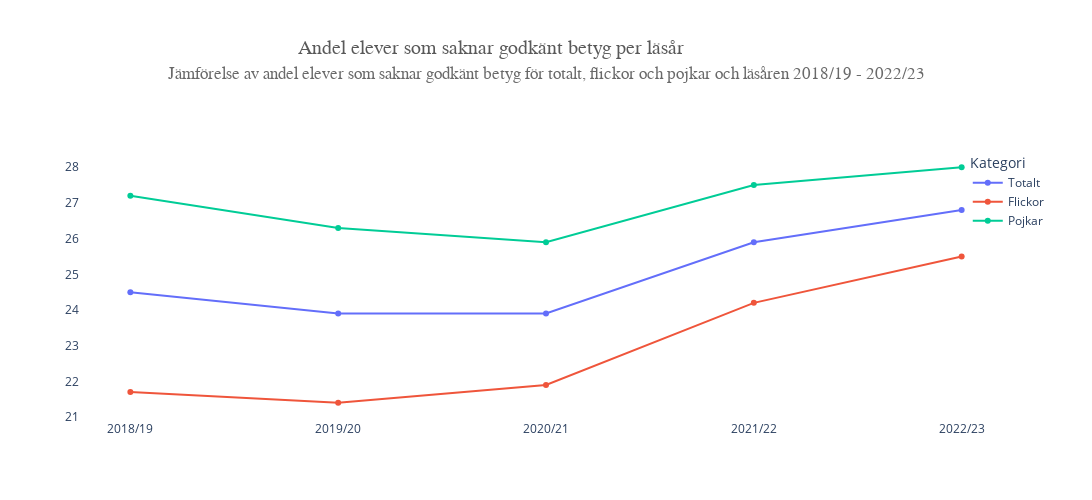

Notebook source saved alongside this figure:
### Code cell
import plotly.express as px

# Using Plotly to create line chart
# Using only the first five rows
fig = px.line(
    df_grades.head(5),
    x="Läsår/Huvudman/Bakgrund",
    y=[
        "Totalt (saknar godkänt)",
        "Flickor (saknar godkänt)",
        "Pojkar (saknar godkänt)"
    ],
    labels={"value": "Andel som saknar godkänt (%)", "variable": "Kategori"},
    title="Andel elever som saknar godkänt betyg per läsår",
    # Add markers 
    markers=True
)  

# Update categories
fig.for_each_trace(lambda t: t.update(name = {
    "Totalt (saknar godkänt)": "Totalt",
    "Flickor (saknar godkänt)": "Flickor",
    "Pojkar (saknar godkänt)": "Pojkar"
}.get(t.name, t.name))) 


# Updating layout
fig.update_layout(
    title={
        "text": "Andel elever som saknar godkänt betyg per läsår",
        "y": 0.92, 
        "x": 0.45,
        "xanchor": "center",
        "yanchor": "top",
        "font": dict(
            family="Arial Black",
            size=20,
            color="#595959"
        ),
    },
    xaxis_title="",
    yaxis_title="", 
    xaxis=dict(tickmode="linear"),
    paper_bgcolor="white",
    plot_bgcolor="white",
    margin=dict(t=150),  
    height=500,
    width=1600,
    legend=dict(
        x=0.996,  
        y=1,   
        xanchor="center" 
    )
)

# Adding subtitle
fig.add_annotation(
    dict(
        font=dict(
            family="Verdana",
            size=17,
            color="dimgray"
        ),
        x=0.5,
        y=1.24,  
        showarrow=False,
        text="Jämförelse av andel elever som saknar godkänt betyg för totalt, flickor och pojkar och läsåren 2018/19 - 2022/23",
        xref="paper",
        yref="paper",
        xanchor="center",
        yanchor="bottom"
    )
)

fig.show()

### Figure 1 — Plotly figure (JSON) as saved in the notebook; plotly's stock layout.template omitted (floating-point values rounded to 4 significant figures)
{"data": [{"hovertemplate": "Kategori=Totalt (saknar godkänt)<br>Läsår/Huvudman/Bakgrund=%{x}<br>Andel som saknar godkänt (%)=%{y}<extra></extra>", "legendgroup": "Totalt (saknar godkänt)", "line": {"color": "#636efa", "dash": "solid"}, "marker": {"symbol": "circle"}, "mode": "lines+markers", "name": "Totalt", "orientation": "v", "showlegend": true, "type": "scatter", "x": ["2018/19", "2019/20", "2020/21", "2021/22", "2022/23"], "xaxis": "x", "y": [24.5, 23.9, 23.9, 25.9, 26.8], "yaxis": "y"}, {"hovertemplate": "Kategori=Flickor (saknar godkänt)<br>Läsår/Huvudman/Bakgrund=%{x}<br>Andel som saknar godkänt (%)=%{y}<extra></extra>", "legendgroup": "Flickor (saknar godkänt)", "line": {"color": "#EF553B", "dash": "solid"}, "marker": {"symbol": "circle"}, "mode": "lines+markers", "name": "Flickor", "orientation": "v", "showlegend": true, "type": "scatter", "x": ["2018/19", "2019/20", "2020/21", "2021/22", "2022/23"], "xaxis": "x", "y": [21.7, 21.4, 21.9, 24.2, 25.5], "yaxis": "y"}, {"hovertemplate": "Kategori=Pojkar (saknar godkänt)<br>Läsår/Huvudman/Bakgrund=%{x}<br>Andel som saknar godkänt (%)=%{y}<extra></extra>", "legendgroup": "Pojkar (saknar godkänt)", "line": {"color": "#00cc96", "dash": "solid"}, "marker": {"symbol": "circle"}, "mode": "lines+markers", "name": "Pojkar", "orientation": "v", "showlegend": true, "type": "scatter", "x": ["2018/19", "2019/20", "2020/21", "2021/22", "2022/23"], "xaxis": "x", "y": [27.2, 26.3, 25.9, 27.5, 28], "yaxis": "y"}], "layout": {"annotations": [{"font": {"color": "dimgray", "family": "Verdana", "size": 17}, "showarrow": false, "text": "Jämförelse av andel elever som saknar godkänt betyg för totalt, flickor och pojkar och läsåren 2018/19 - 2022/23", "x": 0.5, "xanchor": "center", "xref": "paper", "y": 1.24, "yanchor": "bottom", "yref": "paper"}], "height": 500, "legend": {"title": {"text": "Kategori"}, "tracegroupgap": 0, "x": 0.996, "xanchor": "center", "y": 1}, "margin": {"t": 150}, "paper_bgcolor": "white", "plot_bgcolor": "white", "title": {"font": {"color": "#595959", "family": "Arial Black", "size": 20}, "text": "Andel elever som saknar godkänt betyg per läsår", "x": 0.45, "xanchor": "center", "y": 0.92, "yanchor": "top"}, "width": 1600, "xaxis": {"anchor": "y", "domain": [0, 1], "tickmode": "linear", "title": {"text": ""}}, "yaxis": {"anchor": "x", "domain": [0, 1], "title": {"text": ""}}}}
